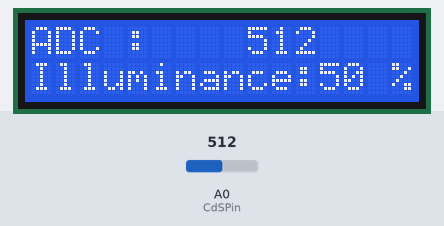
The sketch below on a simulated Arduino Uno, built with avr-gcc and run on an emulated ATmega328P. Parts: 16×2 character LCD. Inputs (shaded band) come from the test bench; at power-on: A0 (CdSPin) = 512.

Above: at 4.3 s.
4.4 s: A0 (CdSPin) set to 716
At 6.0 s:
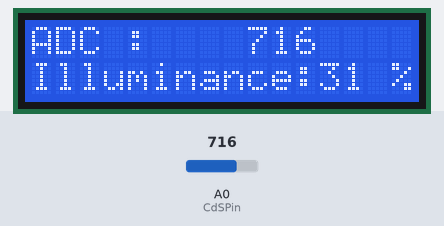
6.6 s: A0 (CdSPin) set to 900
At 8.3 s:
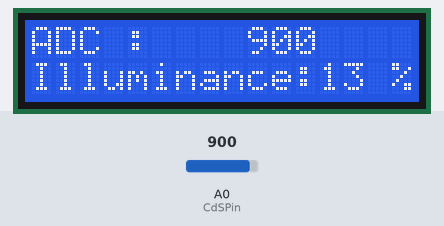
8.6 s: A0 (CdSPin) set to 1023
At 9.9 s:
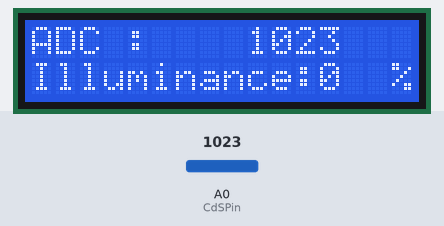
Timing chart, 0 to 11.6 s (numbered marks = the images above; inputs shaded):
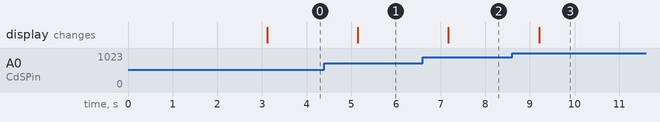

The sketch:

CDS-SENSOR.ino
```cpp
//6.2
// CDS SENSOR, 빛 입력
#include <Wire.h>
#include <LiquidCrystal_I2C.h>
LiquidCrystal_I2C lcd(0x27,16,2);

const int CdSPin = 0;

void setup() {
  // put your setup code here, to run once:

  lcd.init();
  lcd.backlight();

  lcd.print("ex 6.2");
  lcd.setCursor(0,1);
  lcd.print("CdS Cell Test");
  delay(3000);

  lcd.clear();
  lcd.setCursor(0,0);
  lcd.print("ADC : ");
  lcd.setCursor(0,1);
  lcd.print("Illuminance:");
  lcd.setCursor(15,1);
  lcd.print("%");
}

void loop() {
  // put your main code here, to run repeatedly:

  int adcValue;
  int illuminance;

  adcValue = analogRead(CdSPin);
  illuminance = map(adcValue ,0,1023,100,0);

  lcd.setCursor(9,0);
  lcd.print("    ");
  lcd.setCursor(9,0);
  lcd.print(adcValue);
  lcd.setCursor(13,1);
  lcd.print("  ");
  lcd.setCursor(12,1);
  lcd.print(illuminance);
  delay(1000);
}
```

Measured:
- after the input at 4.4 s, the display: changes after 0.75 s (image 1)
- after the input at 6.6 s, the display: changes after 0.58 s (image 2)
- after the input at 8.6 s, the display: changes after 0.60 s (image 3)
